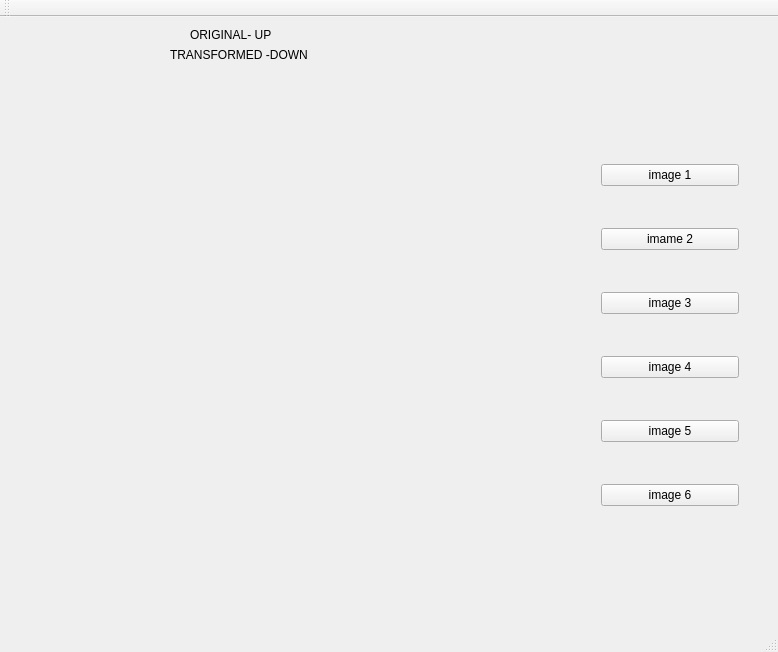
<?xml version="1.0" encoding="UTF-8"?>
<ui version="4.0">
 <class>QtGuiApplication2Class</class>
 <widget class="QMainWindow" name="QtGuiApplication2Class">
  <property name="geometry">
   <rect>
    <x>0</x>
    <y>0</y>
    <width>778</width>
    <height>652</height>
   </rect>
  </property>
  <property name="windowTitle">
   <string>QtGuiApplication2</string>
  </property>
  <widget class="QWidget" name="centralWidget">
   <widget class="QLabel" name="label_13">
    <property name="geometry">
     <rect>
      <x>190</x>
      <y>10</y>
      <width>101</width>
      <height>16</height>
     </rect>
    </property>
    <property name="text">
     <string>ORIGINAL- UP</string>
    </property>
   </widget>
   <widget class="QWidget" name="verticalLayoutWidget">
    <property name="geometry">
     <rect>
      <x>590</x>
      <y>100</y>
      <width>160</width>
      <height>441</height>
     </rect>
    </property>
    <layout class="QVBoxLayout" name="verticalLayout_2">
     <item>
      <widget class="QPushButton" name="pushButton">
       <property name="text">
        <string>image 1</string>
       </property>
      </widget>
     </item>
     <item>
      <widget class="QPushButton" name="pushButton_2">
       <property name="text">
        <string>imame 2</string>
       </property>
      </widget>
     </item>
     <item>
      <widget class="QPushButton" name="pushButton_3">
       <property name="text">
        <string>image 3</string>
       </property>
      </widget>
     </item>
     <item>
      <widget class="QPushButton" name="pushButton_4">
       <property name="text">
        <string>image 4</string>
       </property>
      </widget>
     </item>
     <item>
      <widget class="QPushButton" name="pushButton_5">
       <property name="text">
        <string>image 5</string>
       </property>
      </widget>
     </item>
     <item>
      <widget class="QPushButton" name="pushButton_6">
       <property name="text">
        <string>image 6</string>
       </property>
      </widget>
     </item>
    </layout>
   </widget>
   <widget class="QWidget" name="verticalLayoutWidget_2">
    <property name="geometry">
     <rect>
      <x>30</x>
      <y>50</y>
      <width>501</width>
      <height>541</height>
     </rect>
    </property>
    <layout class="QVBoxLayout" name="verticalLayout_3">
     <item>
      <widget class="QLabel" name="label">
       <property name="text">
        <string/>
       </property>
      </widget>
     </item>
     <item>
      <widget class="QLabel" name="label_2">
       <property name="text">
        <string/>
       </property>
      </widget>
     </item>
    </layout>
   </widget>
   <widget class="QLabel" name="label_14">
    <property name="geometry">
     <rect>
      <x>170</x>
      <y>30</y>
      <width>141</width>
      <height>16</height>
     </rect>
    </property>
    <property name="text">
     <string>TRANSFORMED -DOWN</string>
    </property>
   </widget>
  </widget>
  <widget class="QMenuBar" name="menuBar">
   <property name="geometry">
    <rect>
     <x>0</x>
     <y>0</y>
     <width>778</width>
     <height>21</height>
    </rect>
   </property>
  </widget>
  <widget class="QToolBar" name="mainToolBar">
   <attribute name="toolBarArea">
    <enum>TopToolBarArea</enum>
   </attribute>
   <attribute name="toolBarBreak">
    <bool>false</bool>
   </attribute>
  </widget>
  <widget class="QStatusBar" name="statusBar"/>
 </widget>
 <layoutdefault spacing="6" margin="11"/>
 <resources>
  <include location="QtGuiApplication2.qrc"/>
 </resources>
 <connections/>
</ui>
